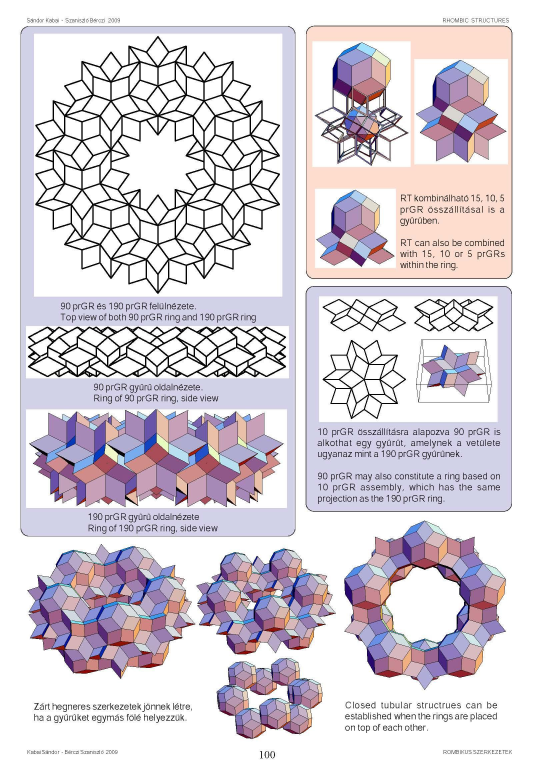
#> input picture 2026-08-07-penrose-retina/penrose- cat-and-project01.jpeg, 1653 x 2339 px (shown at 1/3 size)
$ python penrose_retina.py --image '../penrose- cat-and-project01.jpeg'
#> lines starting #> are read from the running program, lines starting #| are printed output that depends on the picture; after the words box and inside, x2 and y2 are one past the last pixel; in counts of white or black regions, pixels touching at a corner belong together
#!/usr/bin/env python3
# -*- coding: utf-8 -*-
"""
penrose_retina.py ── 自分の描いた図を、描画コードを使わずに検める

このファイル一つで完結します。必要なのは numpy / Pillow / scipy(cKDTree) だけです。

────────────────────────────────────────────────────────────
Claude（または任意の LLM）に渡す場合、次の順で走らせてください
────────────────────────────────────────────────────────────
  1) まず自己検査：
         python penrose_retina.py
     引数なしだと、設計から円環を描き、その PNG だけを装置に渡し、
     必ず落ちる設定と一緒に数値を出します。乗る率が 1.000 に近く、
     必ず落ちる設定が落ちていれば、環境は正しく動いています。

  2) 手元の図を検める：
         python penrose_retina.py --image mydrawing.png
     matplotlib で描いた図など、枠・格子線・目盛りが入っている場合は
     先に切り出してください（それらも「点いたセル」を食うため）：
         python penrose_retina.py --image plot.png --box 142,129,1336,1267

  3) 中心円の比を弁別する（辺で接する φ² か、頂点で触れる cot18° か）：
         python penrose_retina.py --image mydrawing.png --scan-ratio

  ※ 出力の「必ず落ちる設定」が落ちていない場合、その検査は判定に
     なっていません。乗る率だけを報告せず、必ず両方を出してください。
────────────────────────────────────────────────────────────

装置がすること
  ① 画面を読んで、どのセルが点いているかを決める（読み＝明るさの変わった量）
  ② 型紙の各点を最も近いセルへ着地させ、そのセルが点いているかを返す
  判断はしません。返るのは点ごとの二値だけです。

検図の条件
  型紙は「設計」から作り、図からは中心・尺度・向きの三つだけを取ります。
  型紙と図を同じコードから作ると、規則が間違っていても乗る率は高く出ます。
  照合ではなく自分の写しを自分と比べているだけになるので、出所を分けます。

設計（円環）
  中心から半径 φ² の位置に、正五角形10枚。向きは番地の偶奇（0° と 36° が交互）。
  このとき隣の中心距離は φ ＝ 内接半径の2倍になり、10枚が辺で接して閉じます。
"""
from __future__ import annotations
import argparse, math, sys
import numpy as np

PHI = (1.0 + 5.0 ** 0.5) / 2.0
DEG = math.pi / 180.0
RATIOS = {"phi2": PHI ** 2, "cot18": 1.0 / math.tan(18 * DEG)}


# ══ 読み ════════════════════════════════════════════════════
def blur(a: np.ndarray, sigma: float) -> np.ndarray:
    """分離型のガウスぼかし（端は複製）。"""
    if sigma <= 0:
        return a
    r = max(1, int(3 * sigma))
    k = np.exp(-0.5 * (np.arange(-r, r + 1) / sigma) ** 2)
    k /= k.sum()
    out = a
    for ax in (0, 1):
        p = np.pad(out, [(r, r) if i == ax else (0, 0) for i in range(2)], mode="edge")
        out = np.apply_along_axis(lambda v: np.convolve(v, k, mode="valid"), ax, p)
    return out


def to_gray(path: str) -> np.ndarray:
    from PIL import Image
    A = np.asarray(Image.open(path).convert("RGB")).astype(float) / 255.0
    return 0.299 * A[:, :, 0] + 0.587 * A[:, :, 1] + 0.114 * A[:, :, 2]


# ══ 担体（切断投影・ドブラウンのペンタグリッド）══════════════
def penrose_points(radius_units: float, offsets: np.ndarray) -> np.ndarray:
    z = np.exp(2j * np.pi * np.arange(5) / 5)
    K = int(radius_units) + 2
    ks = np.arange(-K, K + 1, dtype=float)
    out = []
    for r in range(5):
        for s in range(r + 1, 5):
            kr, ksd = (v.ravel() for v in np.meshgrid(ks, ks, indexing="ij"))
            a1, b1 = z[r].real, z[r].imag
            a2, b2 = z[s].real, z[s].imag
            det = a1 * b2 - a2 * b1
            x = ((kr - offsets[r]) * b2 - (ksd - offsets[s]) * b1) / det
            y = (a1 * (ksd - offsets[s]) - a2 * (kr - offsets[r])) / det
            m = x * x + y * y < radius_units ** 2
            x, y = x[m], y[m]
            if x.size == 0:
                continue
            w = x + 1j * y
            Kj = np.empty((5, x.size))
            for j in range(5):
                Kj[j] = np.ceil((w * np.conj(z[j])).real + offsets[j])
            Kj[r], Kj[s] = kr[m], ksd[m]
            v = Kj.T @ z
            out.append(np.stack([v.real, v.imag], 1))
    return np.unique(np.round(np.concatenate(out, 0), 6), axis=0)


class Retina:
    """担体・点灯・着地。判断は持たない。"""

    def __init__(self, L: np.ndarray, cell: float = 4.0, quantile: float = 0.85,
                 seed: int = 13):
        from scipy.spatial import cKDTree
        H, W = L.shape
        rg = np.random.default_rng(seed)
        off = rg.uniform(-0.4, 0.4, 5)
        off -= off.sum() / 5                       # 一般の位置（特異点を避ける）
        P = penrose_points(0.5 * math.hypot(W, H) / cell + 3, off) * cell
        P[:, 0] += W / 2.0
        P[:, 1] += H / 2.0
        m = (P[:, 0] >= 1) & (P[:, 0] < W - 1) & (P[:, 1] >= 1) & (P[:, 1] < H - 1)
        self.P, self.cell, self.shape = P[m], cell, (H, W)

        # 読み：明るさの変わった量。着地の粗さぶんだけ窓を広げる
        E = blur(np.abs(L - blur(L, 3.0)), 2.0)
        xi = self.P[:, 0].astype(int)
        yi = self.P[:, 1].astype(int)
        v = E[yi, xi]
        self.lit = v >= np.quantile(v, quantile)
        self.chance = float(self.lit.mean())       # でたらめに置いたときの乗る率

        # 画素 → 最も近いセルが点いているか（一度だけ作る）
        tree = cKDTree(self.P)
        gy, gx = np.mgrid[0:H, 0:W]
        _, idx = tree.query(np.stack([gx.ravel(), gy.ravel()], 1))
        self.litmap = self.lit[idx].reshape(H, W)

        ys, xs = np.nonzero(self.lit[:, None].ravel()[np.arange(len(self.P))][:, None])[0], None
        self.lit_xy = self.P[self.lit]

    def land(self, pts: np.ndarray) -> np.ndarray:
        """型紙の点 → 乗ったかどうか（画面外は乗らない扱い）。"""
        H, W = self.shape
        x = np.clip(np.round(pts[:, 0]).astype(int), 0, W - 1)
        y = np.clip(np.round(pts[:, 1]).astype(int), 0, H - 1)
        ok = (pts[:, 0] >= 0) & (pts[:, 0] < W) & (pts[:, 1] >= 0) & (pts[:, 1] < H)
        return self.litmap[y, x] & ok


# ══ 型紙（設計から作る。図を描いたコードは見ない）═══════════
def unit_ring(step_units: float, ratio: float = RATIOS["phi2"]):
    """外接半径 1・向き 0° の円環。点列と、その点が何番地のものかを返す。"""
    pts, own = [], []
    for k in range(10):
        c = ratio * np.array([math.cos(36 * k * DEG), math.sin(36 * k * DEG)])
        beta = 36 * k                                  # 偶奇で 0/36 になる
        V = [c + np.array([math.cos((72 * j + beta) * DEG),
                           math.sin((72 * j + beta) * DEG)]) for j in range(5)]
        for j in range(5):
            a, b = V[j], V[(j + 1) % 5]
            n = max(2, int(np.linalg.norm(b - a) / step_units))
            for t in np.linspace(0, 1, n + 1):
                pts.append(a + t * (b - a))
                own.append(k)
    return np.array(pts), np.array(own)


def place(unit: np.ndarray, R: float, theta_deg: float, cx: float, cy: float):
    t = theta_deg * DEG
    c, s = math.cos(t), math.sin(t)
    return R * (unit @ np.array([[c, s], [-s, c]])) + np.array([cx, cy])


# ══ 合わせと検図 ════════════════════════════════════════════
def fit(ret: Retina, ratio: float, step_px: float,
        R_range, theta_range, centers):
    best = None
    cache = {}
    for R in R_range:
        key = round(R, 3)
        if key not in cache:
            cache[key] = unit_ring(step_px / R, ratio)
        u, own = cache[key]
        for th in theta_range:
            for (cx, cy) in centers:
                v = ret.land(place(u, R, th, cx, cy)).mean()
                if best is None or v > best[0]:
                    best = (float(v), float(R), float(th), float(cx), float(cy))
    return best


def inspect(path: str, cell: float, quantile: float, ratio_key: str,
            verbose: bool = True, box=None):
    L = to_gray(path)
    if box:
        x0, y0, x1, y1 = box
        L = L[y0:y1, x0:x1]
    H, W = L.shape
    ret = Retina(L, cell=cell, quantile=quantile)
    step = 1.618 * cell                                 # 五角形の間隔より細かくしない
    ratio = RATIOS[ratio_key]

    # 図から取る三つ：中心・尺度・向き（設計値は使わず、三段で掃く）
    cx0, cy0 = ret.lit_xy[:, 0].mean(), ret.lit_xy[:, 1].mean()
    m = min(W, H)
    g = np.linspace(-0.10 * m, 0.10 * m, 7)
    v, R, th, cx, cy = fit(ret, ratio, step,
                           np.geomspace(m * 0.02, m * 0.20, 24),
                           np.arange(0, 36, 3.0),
                           [(cx0 + dx, cy0 + dy) for dx in g for dy in g])
    d = float(g[1] - g[0])
    v, R, th, cx, cy = fit(ret, ratio, step,
                           np.arange(max(2 * cell, R * 0.85), R * 1.16, cell),
                           np.arange(th - 3, th + 3.01, 1.0),
                           [(cx + dx, cy + dy)
                            for dx in np.arange(-d, d + 1, 2 * cell)
                            for dy in np.arange(-d, d + 1, 2 * cell)])
    v, R, th, cx, cy = fit(ret, ratio, step,
                           np.arange(max(2 * cell, R - 3 * cell), R + 3 * cell, cell / 3),
                           np.arange(th - 1.5, th + 1.51, 0.25),
                           [(cx + dx, cy + dy)
                            for dx in np.arange(-2 * cell, 2.01 * cell, cell / 2)
                            for dy in np.arange(-2 * cell, 2.01 * cell, cell / 2)])

    u, own = unit_ring(step / R, ratio)
    on = ret.land(place(u, R, th, cx, cy))
    per = np.array([on[own == k].mean() for k in range(10)])

    if verbose:
        print(f"画像 {path}  {W}×{H}")
        print(f"  担体 {len(ret.P)} セル（最近接 {cell}px・画素の "
              f"{100*len(ret.P)/(W*H):.1f}%）／点いたセル {int(ret.lit.sum())}")
        print(f"  でたらめに置いたときの乗る率（偶然） {ret.chance:.3f}")
        print(f"\n  [合わせ] 中心 ({cx:.1f},{cy:.1f})／外接半径 {R:.1f}px／向き {th:.2f}°")
        print(f"  [検図]   乗る率 {on.mean():.3f}"
              f"（偶然の {on.mean()/max(ret.chance,1e-9):.2f}倍）")
        print("           番地ごと：" + " ".join(f"{p:.2f}" for p in per))
        print(f"           最も落ちた番地 {int(np.argmin(per))}"
              f"（{per.min():.2f}）／最も乗った番地 {int(np.argmax(per))}（{per.max():.2f}）")

        print("\n  [必ず落ちる設定] ── ここが落ちなければ、この検査は判定になっていない")
        for nm, args in (("向きを 9° ずらす", (R, th + 9, cx, cy)),
                         ("向きを 18° ずらす", (R, th + 18, cx, cy)),
                         ("尺度を 1.05 倍", (R * 1.05, th, cx, cy)),
                         ("尺度を φ 倍", (R * PHI, th, cx, cy)),
                         ("尺度を 1/φ 倍", (R / PHI, th, cx, cy)),
                         ("中心を 3セルずらす", (R, th, cx + 3 * cell, cy)),
                         ("中心を 半セルずらす", (R, th, cx + cell / 2, cy))):
            uu, _ = unit_ring(step / args[0], ratio)
            print(f"    {nm:20s} 乗る率 {ret.land(place(uu, *args)).mean():.3f}")
    return dict(score=float(on.mean()), chance=ret.chance, R=R, theta=th,
                cx=cx, cy=cy, per_address=per.tolist())


# ══ 設計から描く（自己検査用）═══════════════════════════════
def draw_ring(path: str, size: int = 600, R: float = 60.0,
              ratio: float = RATIOS["phi2"], width: int = 2):
    from PIL import Image, ImageDraw
    im = Image.new("RGB", (size, size), (255, 255, 255))
    d = ImageDraw.Draw(im)
    c0 = size / 2.0
    cen = []
    for k in range(10):
        c = np.array([c0, c0]) + ratio * R * np.array(
            [math.cos(36 * k * DEG), math.sin(36 * k * DEG)])
        beta = 36 * k
        V = [c + R * np.array([math.cos((72 * j + beta) * DEG),
                               math.sin((72 * j + beta) * DEG)]) for j in range(5)]
        d.line([tuple(v) for v in V] + [tuple(V[0])], fill=(20, 20, 20), width=width)
        cen.append(c)
    im.save(path)
    cen = np.array(cen)
    dd = [np.hypot(*(cen[(i + 1) % 10] - cen[i])) / R for i in range(10)]
    return dict(gap_ratio_min=min(dd), gap_ratio_max=max(dd),
                inradius2=2 * R * math.cos(36 * DEG), center_ring=ratio)


def selftest(cell: float, quantile: float):
    import tempfile, os
    p = os.path.join(tempfile.gettempdir(), "penrose_ring_selftest.png")
    info = draw_ring(p)
    print("[設計側の数]（画像は読んでいない）")
    print(f"  隣の中心距離 ÷ 外接半径：{info['gap_ratio_min']:.6f} 〜 "
          f"{info['gap_ratio_max']:.6f}（設計 φ = {PHI:.6f}）")
    print(f"  中心が乗る円 ÷ 外接半径：{info['center_ring']:.6f}"
          f"（設計 φ² = {PHI**2:.6f}）")
    print(f"  中心距離 {info['gap_ratio_min']*60:.2f}px ／ 内接半径の2倍 "
          f"{info['inradius2']:.2f}px → "
          f"{'ちょうど接する' if abs(info['gap_ratio_min']*60-info['inradius2'])<1e-6 else 'ずれている'}")
    print(f"\n描いた PNG：{p}")
    print("これ以降、描画コードは使わない。画像だけを装置に渡す。\n")
    r = inspect(p, cell, quantile, "phi2")
    print(f"\n判定：乗る率 {r['score']:.3f}／偶然 {r['chance']:.3f}"
          f"／比 {r['score']/max(r['chance'],1e-9):.2f}倍")
    return r


def main():
    ap = argparse.ArgumentParser(description=__doc__,
                                 formatter_class=argparse.RawDescriptionHelpFormatter)
    ap.add_argument("--image", help="検める図（PNG/JPG）。省略すると自己検査")
    ap.add_argument("--draw", metavar="PATH", help="設計どおりの円環を描いて保存する")
    ap.add_argument("--ratio", choices=list(RATIOS), default="phi2",
                    help="中心円の比。phi2＝辺で接する（設計）／cot18＝頂点で触れる")
    ap.add_argument("--scan-ratio", action="store_true",
                    help="二つの比を両方当てて、どちらで張られているかを見る")
    ap.add_argument("--box", help="先に切り出す（例 --box 142,129,1336,1267）。"
                    "matplotlib の枠・格子・目盛りは切っておく")
    ap.add_argument("--cell", type=float, default=4.0, help="担体の最近接（画素）")
    ap.add_argument("--quantile", type=float, default=0.85, help="点灯を決める上位")
    a = ap.parse_args()

    if a.draw:
        info = draw_ring(a.draw)
        print(f"{a.draw} に保存した（隣の中心距離 ÷ 外接半径 = "
              f"{info['gap_ratio_min']:.6f}）")
        if not a.image:
            return
    if not a.image:
        selftest(a.cell, a.quantile)
        return
    box = tuple(int(v) for v in a.box.split(",")) if a.box else None
    if a.scan_ratio:
        res = {}
        for key in RATIOS:
            print(f"\n═══ 中心円の比 = {key}（{RATIOS[key]:.6f}）═══")
            res[key] = inspect(a.image, a.cell, a.quantile, key, box=box)
        best = max(res, key=lambda k: res[k]["score"])
        print(f"\n乗る率が高いのは {best}（"
              + "／".join(f"{k} {res[k]['score']:.3f}" for k in res) + "）")
    else:
        inspect(a.image, a.cell, a.quantile, a.ratio, box=box)
#> in to_gray, `return 0.299 * A[:, :, 0] + 0.587 * A[:, :, 1] + 0.114 * A[:, :, 2]`:
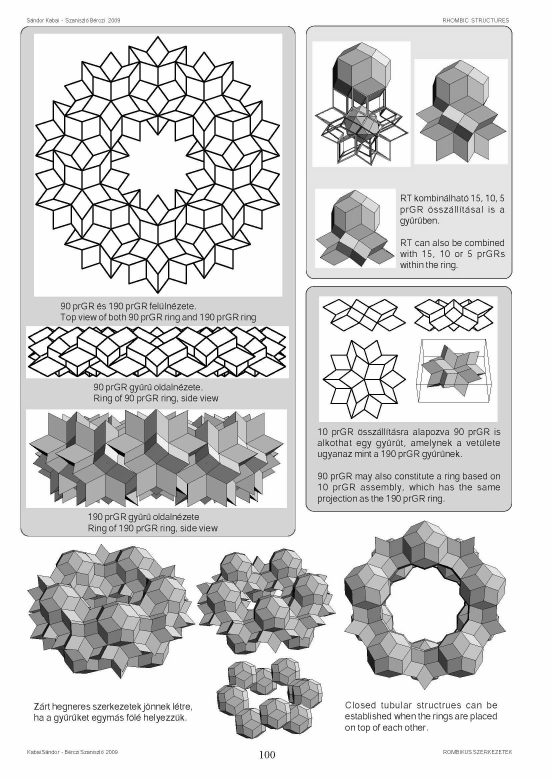
#> returned value: shape (2339, 1653) float64 (shown at 1/3 size); min 0, max 1, mean 0.843
#> the loop in blur, `for ax in (0, 1):` made 2 passes
#> pass 1, in blur, `p = np.pad(out, [(r, r) if i == ax else (0, 0) for i in range(2)], mod..`:
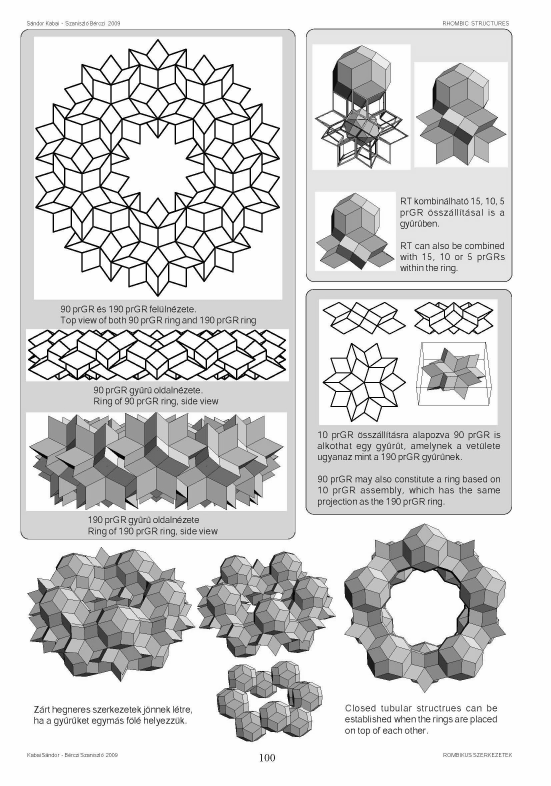
#> p: shape (2357, 1653) float64 (shown at 1/3 size); min 0, max 1, mean 0.844
#> pass 2, in blur, `out = np.apply_along_axis(lambda v: np.convolve(v, k, mode="valid"), a..`:
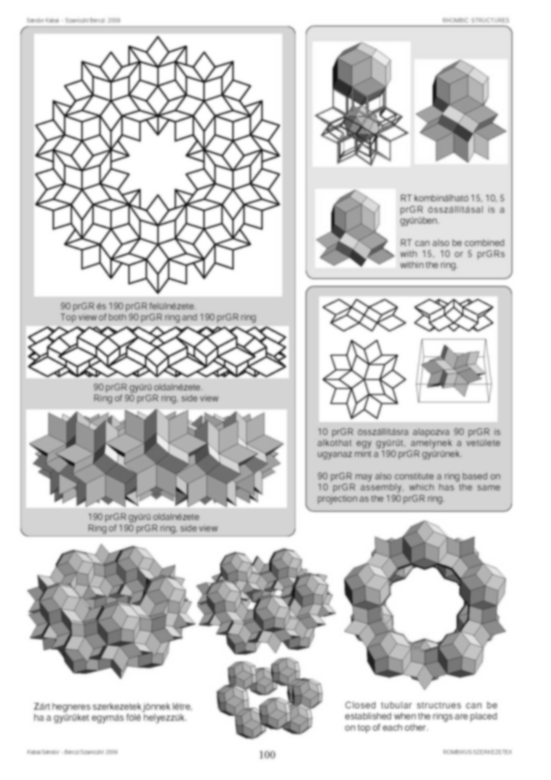
#> out: shape (2339, 1653) float64 (shown at 1/3 size); min 0.0598, max 1, mean 0.843
#> call 2 of blur, with sigma = 2
#> in blur (call 2), `r = max(1, int(3 * sigma))`: r = 6
#> in blur (call 2), `out = a`:
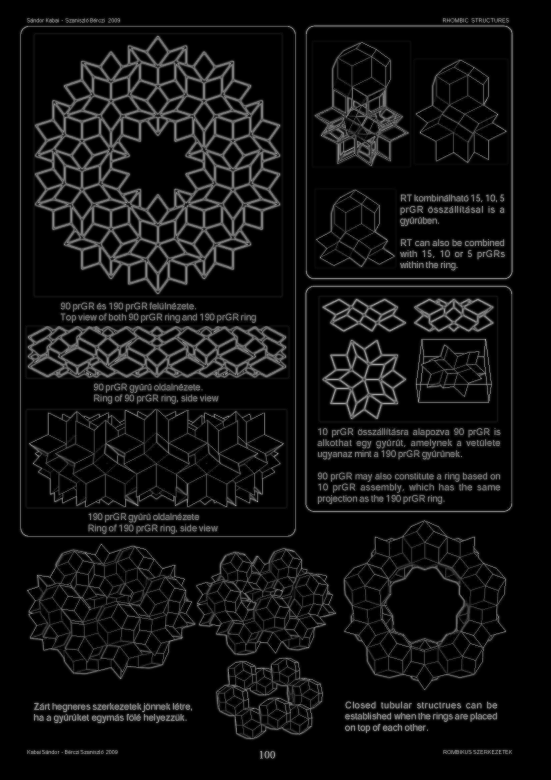
#> out: shape (2339, 1653) float64 (shown at 1/3 size); min 0, max 0.936, mean 0.0656
#> the loop in blur (call 2), `for ax in (0, 1):` made 2 passes
#> pass 1, in blur (call 2), `p = np.pad(out, [(r, r) if i == ax else (0, 0) for i in range(2)], mod..`:
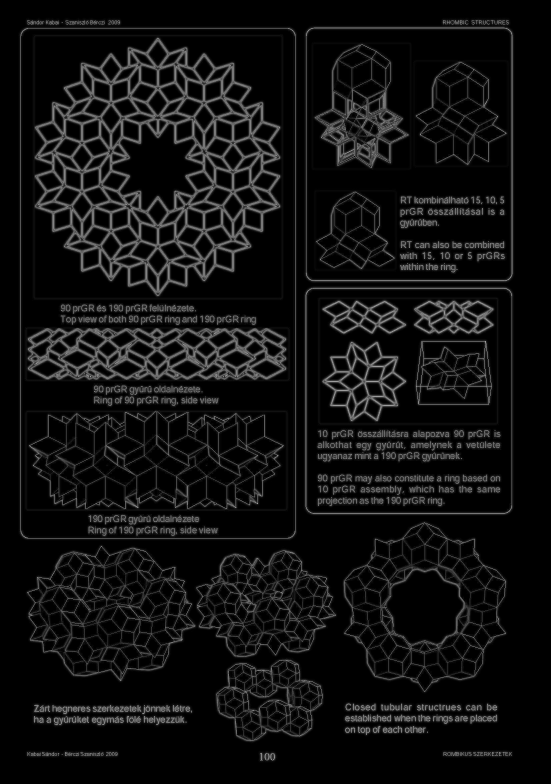
#> p: shape (2351, 1653) float64 (shown at 1/3 size); min 0, max 0.936, mean 0.0653
#> pass 2, in blur (call 2), `p = np.pad(out, [(r, r) if i == ax else (0, 0) for i in range(2)], mod..`:
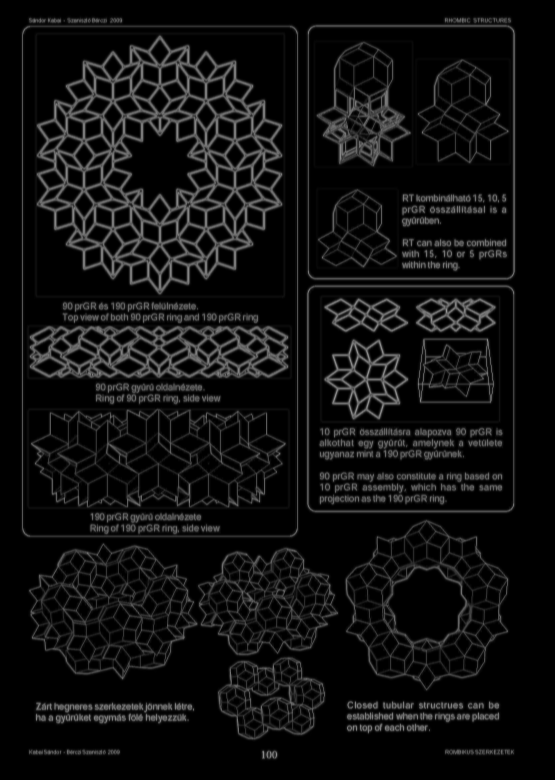
#> p: shape (2339, 1665) float64 (shown at 1/3 size); min 2.22e-16, max 0.863, mean 0.0652
#> in __init__, `self.chance = float(self.lit.mean())`: self.chance = 0.15
#> in __init__, `self.litmap = self.lit[idx].reshape(H, W)`:
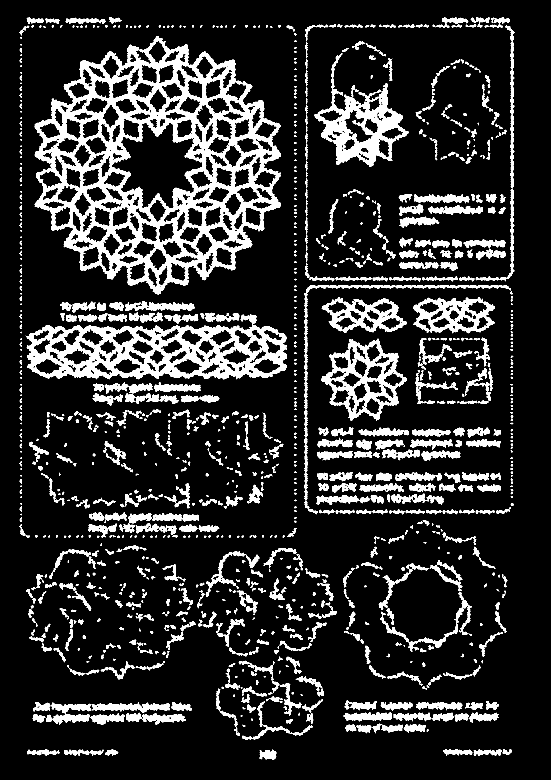
#> self.litmap: shape (2339, 1653) bool (shown at 1/3 size); 14.9% white; 1349 white regions (63 under 20 px), largest, box (x1, y1, x2, y2) and area: (104, 108, 842, 884) 169560, (77, 943, 861, 1138) 63261, (943, 250, 1226, 501) 24441
#> in __init__, `self.lit_xy = self.P[self.lit]`: self.lit_xy = 22267 pairs, first value 63.13 to 1537.8, second value 55 to 2274
#> in inspect, `cx0, cy0 = ret.lit_xy[:, 0].mean(), ret.lit_xy[:, 1].mean()`: cx0 = 755.9; cy0 = 1022.1
#> the loop in fit, `for R in R_range:` made 24 passes
#> key on pass 1: 33.06
#> the loop in fit (call 2), `for R in R_range:` made 3 passes
#| 画像 ../penrose- cat-and-project01.jpeg  1653×2339
#|   担体 148443 セル（最近接 4.0px・画素の 3.8%）／点いたセル 22267
#|   でたらめに置いたときの乗る率（偶然） 0.150
#|   [合わせ] 中心 (535.5,1020.1)／外接半径 31.1px／向き 31.50°
#|   [検図]   乗る率 0.643（偶然の 4.29倍）
#|            番地ごと：0.77 0.70 0.53 0.70 0.70 0.67 0.67 0.53 0.60 0.57
#|            最も落ちた番地 2（0.53）／最も乗った番地 0（0.77）
#> the loop in inspect, `for nm, args in (("向きを 9° ずらす", (R, th + 9, cx, cy)), ("向きを 18° ずらす", ..` made 7 passes
#> (nm, args) on passes 1 to 7: ('向きを 9° ずらす', (31.06, 40.5, 535.5, 1020.1)), ('向きを 18° ずらす', (31.06, 49.5, 535.5, 1020.1)), ('尺度を 1.05 倍', (32.61, 31.5, 535.5, 1020.1)), ('尺度を φ 倍', (50.26, 31.5, 535.5, 1020.1)), ('尺度を 1/φ 倍', (19.2, 31.5, 535.5, 1020.1)), ('中心を 3セルずらす', (31.06, 31.5, 547.5, 1020.1)), ('中心を 半セルずらす', (31.06, 31.5, 537.5, 1020.1))
#|     向きを 9° ずらす           乗る率 0.493
#|     向きを 18° ずらす          乗る率 0.470
#|     尺度を 1.05 倍           乗る率 0.587
#|     尺度を φ 倍              乗る率 0.354
#|     尺度を 1/φ 倍            乗る率 0.550
#|     中心を 3セルずらす           乗る率 0.510
#|     中心を 半セルずらす           乗る率 0.603


if __name__ == "__main__":
    main()
